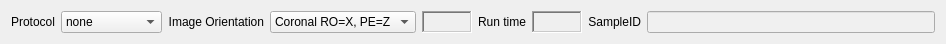
    <widget class="QWidget" name="layoutWidget">
     <property name="geometry">
      <rect>
       <x>5</x>
       <y>20</y>
       <width>946</width>
       <height>22</height>
      </rect>
     </property>
     <layout class="QGridLayout" name="gridLayout_4">
      <item row="0" column="1">
       <widget class="QComboBox" name="cbProtocol">
        <property name="toolTip">
         <string>Opens a standard read-only protocol</string>
        </property>
        <property name="styleSheet">
         <string notr="true">background-color: rgb(240, 240, 240);</string>
        </property>
        <property name="maxVisibleItems">
         <number>30</number>
        </property>
        <item>
         <property name="text">
          <string>none</string>
         </property>
        </item>
        <item>
         <property name="text">
          <string>ShimFIDHP</string>
         </property>
        </item>
        <item>
         <property name="text">
          <string>RFTxCal</string>
         </property>
        </item>
        <item>
         <property name="text">
          <string>SCOUT</string>
         </property>
        </item>
        <item>
         <property name="text">
          <string>GEMS</string>
         </property>
        </item>
        <item>
         <property name="text">
          <string>GEMS_IR</string>
         </property>
        </item>
        <item>
         <property name="text">
          <string>SEMS</string>
         </property>
        </item>
        <item>
         <property name="text">
          <string>SEMS_IR</string>
         </property>
        </item>
        <item>
         <property name="text">
          <string>SEMS_DIf</string>
         </property>
        </item>
        <item>
         <property name="text">
          <string>T1IR_NMR</string>
         </property>
        </item>
        <item>
         <property name="text">
          <string>T2SE_NMR</string>
         </property>
        </item>
        <item>
         <property name="text">
          <string>CPMG_NMR</string>
         </property>
        </item>
        <item>
         <property name="text">
          <string>HPnutation</string>
         </property>
        </item>
       </widget>
      </item>
      <item row="0" column="4">
       <widget class="QLabel" name="leGradientOrientation">
        <property name="minimumSize">
         <size>
          <width>50</width>
          <height>0</height>
         </size>
        </property>
        <property name="frameShape">
         <enum>QFrame::WinPanel</enum>
        </property>
        <property name="frameShadow">
         <enum>QFrame::Sunken</enum>
        </property>
        <property name="text">
         <string/>
        </property>
       </widget>
      </item>
      <item row="0" column="5">
       <widget class="QLabel" name="label_58">
        <property name="frameShape">
         <enum>QFrame::NoFrame</enum>
        </property>
        <property name="frameShadow">
         <enum>QFrame::Plain</enum>
        </property>
        <property name="text">
         <string>Run time</string>
        </property>
       </widget>
      </item>
      <item row="0" column="8">
       <widget class="QLineEdit" name="leSequenceID">
        <property name="toolTip">
         <string>Study ID text used in save file names</string>
        </property>
        <property name="statusTip">
         <string>Sequence ID to be added to filenames</string>
        </property>
        <property name="styleSheet">
         <string notr="true">background-color: rgb(240, 240, 240);</string>
        </property>
       </widget>
      </item>
      <item row="0" column="2">
       <widget class="QLabel" name="label_2">
        <property name="text">
         <string>Image Orientation</string>
        </property>
        <property name="alignment">
         <set>Qt::AlignRight|Qt::AlignTrailing|Qt::AlignVCenter</set>
        </property>
       </widget>
      </item>
      <item row="0" column="7">
       <widget class="QLabel" name="label_104">
        <property name="text">
         <string>SampleID</string>
        </property>
        <property name="alignment">
         <set>Qt::AlignRight|Qt::AlignTrailing|Qt::AlignVCenter</set>
        </property>
       </widget>
      </item>
      <item row="0" column="0">
       <widget class="QLabel" name="label_17">
        <property name="text">
         <string>Protocol</string>
        </property>
        <property name="alignment">
         <set>Qt::AlignRight|Qt::AlignTrailing|Qt::AlignVCenter</set>
        </property>
       </widget>
      </item>
      <item row="0" column="3">
       <widget class="QComboBox" name="cbGradOrientation">
        <property name="toolTip">
         <string>Image orientation: slice orientation, readout direction, phase encode direction</string>
        </property>
        <property name="styleSheet">
         <string notr="true">background-color: rgb(240, 240, 240);</string>
        </property>
        <item>
         <property name="text">
          <string>Coronal RO=X, PE=Z</string>
         </property>
        </item>
        <item>
         <property name="text">
          <string>Coronal RO=Z, PE=X</string>
         </property>
        </item>
        <item>
         <property name="text">
          <string>Sagittal RO=Z, PE=Y</string>
         </property>
        </item>
        <item>
         <property name="text">
          <string>Sagittal RO=Y, PE=Z</string>
         </property>
        </item>
        <item>
         <property name="text">
          <string>Axial RO=X, PE=Y</string>
         </property>
        </item>
        <item>
         <property name="text">
          <string>Axial RO=Y, PE=X</string>
         </property>
        </item>
       </widget>
      </item>
      <item row="0" column="6">
       <widget class="QLabel" name="leExpectedAcqTime">
        <property name="minimumSize">
         <size>
          <width>50</width>
          <height>0</height>
         </size>
        </property>
        <property name="frameShape">
         <enum>QFrame::WinPanel</enum>
        </property>
        <property name="frameShadow">
         <enum>QFrame::Sunken</enum>
        </property>
        <property name="text">
         <string/>
        </property>
       </widget>
      </item>
     </layout>
    </widget>
